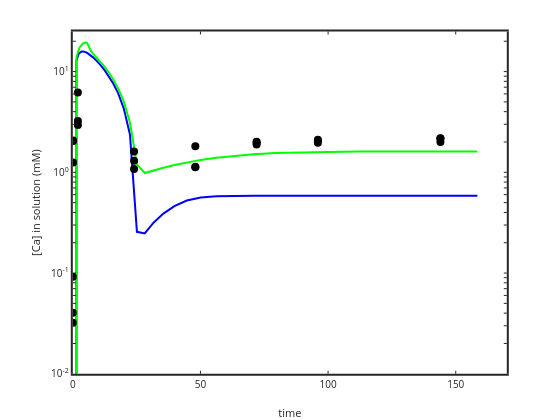

Notebook code for this chart:
### Code cell
%plot(time(4:length(time)),Ca(4:length(time))); ylabel('[Ca] in solution'); xlabel('time')
semilogy(time,1e3*Ca1,'b','linewidth',2); ylabel('[Ca] in solution (mM)'); xlabel('time')
hold on
semilogy(time,1e3*Ca2,'g','linewidth',2);
semilogy(sampletime,sampleCa*1e3,'ko','markersize',8,'markerfacecolor','k')
set(gca,'linewidth',2)

yi = interp1 (time, Ca1, sampletime);

%plot(sampletime,yi*1e3,'r.')

residual2=sampleCa*1e3-yi*1e3;

axis([0 170 0.01 25])

### Figure 1 — Plotly figure (JSON) as saved in the notebook; plotly's stock layout.template omitted (floating-point values rounded to 4 significant figures)
{"data": [{"line": {"color": "rgb(0,0,255)", "dash": "solid", "width": 2}, "marker": {"color": "rgb(0,0,255)", "line": {"color": "rgb(0,0,255)"}, "size": 6, "symbol": "none"}, "mode": "lines", "name": "", "showlegend": false, "type": "scatter", "visibility": true, "x": [0, 0, 1.122, 1.259, 1.413, 1.585, 1.778, 1.995, 2.239, 2.512, 2.818, 3.162, 3.548, 3.981, 4.467, 5.012, 5.623, 6.31, 7.079, 7.943, 8.913, 10, 11.22, 12.59, 14.13, 15.85, 17.78, 19.95, 22.39, 25.12, 28.18, 31.62, 35.48, 39.81, 44.67, 50.12, 56.23, 63.1, 70.79, 79.43, 89.13, 100, 112.2, 125.9, 141.3, 158.5], "xaxis": "x", "y": [0, 0, 11.28, 12.05, 12.71, 13.3, 13.89, 14.42, 14.87, 15.23, 15.52, 15.72, 15.84, 15.86, 15.78, 15.61, 15.34, 14.96, 14.47, 13.84, 13.13, 12.29, 11.32, 10.23, 9.0, 7.62, 6.071, 4.317, 2.375, 0.2565, 0.2473, 0.316, 0.389, 0.4624, 0.5243, 0.5615, 0.5783, 0.5839, 0.5854, 0.5858, 0.5858, 0.5858, 0.5858, 0.5858, 0.5858, 0.5858], "yaxis": "y"}, {"line": {"color": "rgb(0,255,0)", "dash": "solid", "width": 2}, "marker": {"color": "rgb(0,255,0)", "line": {"color": "rgb(0,255,0)"}, "size": 6, "symbol": "none"}, "mode": "lines", "name": "", "showlegend": false, "type": "scatter", "visibility": true, "x": [0, 0, 1.122, 1.259, 1.413, 1.585, 1.778, 1.995, 2.239, 2.512, 2.818, 3.162, 3.548, 3.981, 4.467, 5.012, 5.623, 6.31, 7.079, 7.943, 8.913, 10, 11.22, 12.59, 14.13, 15.85, 17.78, 19.95, 22.39, 25.12, 28.18, 31.62, 35.48, 39.81, 44.67, 50.12, 56.23, 63.1, 70.79, 79.43, 89.13, 100, 112.2, 125.9, 141.3, 158.5], "xaxis": "x", "y": [0, 0, 11.94, 12.76, 13.58, 14.37, 15.12, 15.84, 16.49, 17.1, 17.64, 18.13, 18.56, 18.93, 19.24, 19.44, 19.17, 17.55, 16.04, 15.04, 14.16, 13.23, 12.19, 11.07, 9.797, 8.367, 6.783, 5.053, 3.124, 1.199, 0.9847, 1.045, 1.112, 1.183, 1.256, 1.329, 1.399, 1.461, 1.513, 1.552, 1.58, 1.596, 1.605, 1.61, 1.612, 1.613], "yaxis": "y"}, {"line": {"color": "rgb(0,0,0)", "width": 0.5}, "marker": {"color": "rgb(0,0,0)", "line": {"color": "rgb(0,0,0)"}, "size": 8, "symbol": "circle"}, "mode": "markers", "name": "", "showlegend": false, "type": "scatter", "visibility": true, "x": [0, 0.1, 2, 24, 48, 72, 96, 144, 0, 0.1, 2, 24, 48, 72, 96, 144, 0, 0.1, 2, 24, 48, 72, 96, 144], "xaxis": "x", "y": [0.0921, 2.071, 6.197, 1.079, 1.818, 2.015, 1.966, 2.002, 0.0321, 2.048, 3.224, 1.606, 1.122, 1.886, 2.104, 2.181, 0.04033, 1.248, 2.954, 1.3, 1.133, 1.965, 2.051, 2.161], "yaxis": "y"}], "layout": {"height": 420, "hovermode": "closest", "margin": {"b": 0, "l": 0, "r": 0, "t": 0}, "plot_bgcolor": "rgba(0,0,0,0)", "showlegend": false, "width": 560, "xaxis": {"anchor": "y", "autorange": false, "domain": [0.13, 0.905], "exponentformat": "none", "gridcolor": "rgba(38,38,38,0.15)", "gridwidth": 2, "linecolor": "rgb(38,38,38)", "linewidth": 2, "mirror": "ticks", "range": [0, 170], "showgrid": false, "showline": true, "side": "bottom", "spikedash": "solid", "spikemode": "across", "spikesides": false, "spikethickness": 1, "tickangle": 0, "tickcolor": "rgb(38,38,38)", "tickfont": {"color": "rgb(38,38,38)", "size": 10}, "ticklen": 3, "ticks": "inside", "ticktext": ["0", "50", "100", "150"], "tickvals": [0, 50, 100, 150], "title": {"font": {"color": "rgb(38,38,38)", "size": 11}, "text": "time"}, "type": "linear", "visible": true, "zeroline": false}, "yaxis": {"anchor": "x", "autorange": false, "domain": [0.11, 0.925], "exponentformat": "none", "gridcolor": "rgba(38,38,38,0.15)", "gridwidth": 2, "linecolor": "rgb(38,38,38)", "linewidth": 2, "mirror": "ticks", "range": [-2, 1.398], "showgrid": false, "showline": true, "side": "left", "spikedash": "solid", "spikemode": "across", "spikesides": false, "spikethickness": 1, "tickangle": 0, "tickcolor": "rgb(38,38,38)", "tickfont": {"color": "rgb(38,38,38)", "size": 10}, "ticklen": 3, "ticks": "inside", "ticktext": ["10<sup>-2</sup>", "", "", "", "", "", "", "", "", "10<sup>-1</sup>", "", "", "", "", "", "", "", "", "10<sup>0</sup>", "", "", "", "", "", "", "", "", "10<sup>1</sup>", ""], "tickvals": [0.01, 0.02, 0.03, 0.04, 0.05, 0.06, 0.07, 0.08, 0.09, 0.1, 0.2, 0.3, 0.4, 0.5, 0.6, 0.7, 0.8, 0.9, 1, 2, 3, 4, 5, 6, 7, 8, 9, 10, 20], "title": {"font": {"color": "rgb(38,38,38)", "size": 11}, "text": "[Ca] in solution (mM)"}, "type": "log", "visible": true, "zeroline": false}}}
